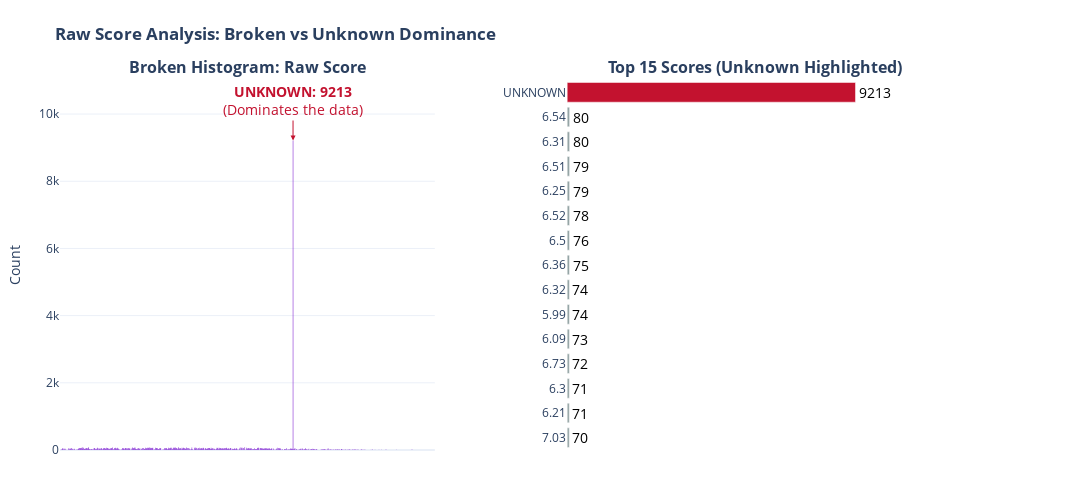
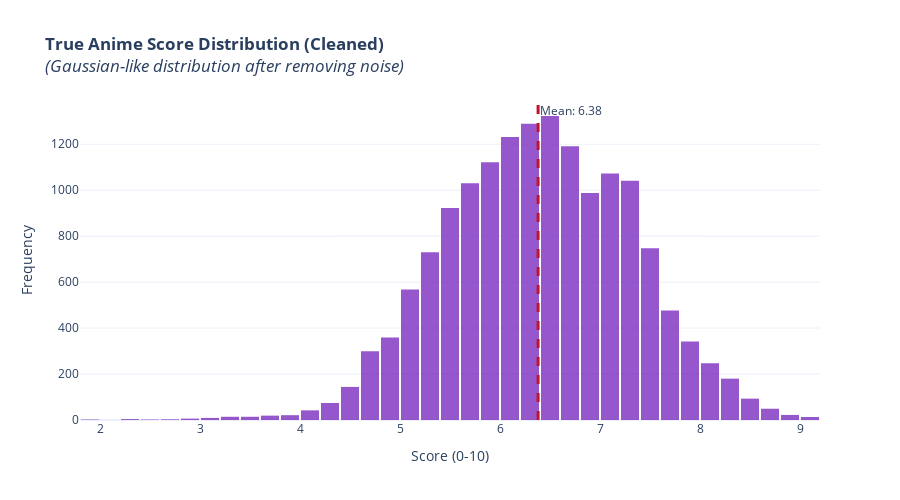

These figures' notebook cell, in order:
### Markdown cell above
## **II. Target Variable: Score**

### **1. Issue Overview**


### **2. Solution**


### **3. Visual Evidence: Misleading (Raw) vs. Correct (Clean) Insights**

### Code cell
import plotly.express as px
from plotly.subplots import make_subplots
import pandas as pd

# --- Prepare Data ---
df_raw_viz = df_anime_dataset_2023.copy()
df_raw_viz['Score'] = df_raw_viz['Score'].astype(str)

unknown_count = df_raw_viz[df_raw_viz['Score']=='UNKNOWN'].shape[0]

score_counts = df_raw_viz['Score'].value_counts().reset_index()
score_counts.columns = ['Score','Frequency']
score_counts['Color'] = score_counts['Score'].apply(lambda x: 'Misleading (Unknown)' if x=='UNKNOWN' else 'Valid Score')
top_scores = score_counts.head(15)

# --- Create Subplots ---
fig = make_subplots(
    rows=1, cols=2,
    subplot_titles=("<b>Broken Histogram: Raw Score<b>", "<b>Top 15 Scores (Unknown Highlighted)<b>"),
    horizontal_spacing=0.15  # khoảng cách giữa 2 chart
)

# --- Chart 1: Histogram ---
hist_fig = px.histogram(df_raw_viz, x='Score', color_discrete_sequence=["#7814cf"])
for trace in hist_fig.data:
    fig.add_trace(trace, row=1, col=1)

fig.add_annotation(
    x='UNKNOWN', y=unknown_count,
    text=f"<b>UNKNOWN: {unknown_count}</b><br>(Dominates the data)",
    showarrow=True, arrowhead=2, ax=0, ay=-40,
    font=dict(color="#C3122F", size=14), arrowcolor="#C3122F",
    row=1, col=1
)

fig.update_xaxes(type='category', row=1, col=1, showticklabels=False)
fig.update_yaxes(title_text="Count", row=1, col=1)

# --- Chart 2: Horizontal Bar ---
bar_fig = px.bar(
    top_scores,
    x='Frequency',
    y='Score',
    orientation='h',
    color='Color',
    color_discrete_map={'Misleading (Unknown)': '#C3122F', 'Valid Score': '#95a5a6'},
    text='Frequency'
)
for trace in bar_fig.data:
    fig.add_trace(trace, row=1, col=2)

# --- Critical Settings to keep text outside ---
fig.update_traces(textposition='outside', textfont=dict(size=14, color='black'), row=1, col=2)

fig.update_yaxes(categoryorder='total ascending', row=1, col=2, showgrid=False, showline=False)
fig.update_xaxes(showticklabels=False, showgrid=False, zeroline=False, showline=False,
                 row=1, col=2, automargin=True, range=[0, max(top_scores['Frequency'])*1.3])

# --- Layout chung ---
fig.update_layout(
    template='plotly_white',
    showlegend=False,
    height=500,
    width=1300,  # tăng chiều rộng tổng thể
    margin=dict(l=60, r=150, t=80, b=50),
    title_text="<b>Raw Score Analysis: Broken vs Unknown Dominance</b>"
)

fig.show()


# 1. Drop NaN just for plotting (Storytelling purpose: Show the valid distribution)
# In prepared_data.csv, Score is already float, but might have NaNs. 
# We visualize the AVAILABLE valid scores.
valid_scores = df_anime_dataset_2023_prep['Score'].dropna()

# 2. Calculate Statistics for Annotation
mean_score = valid_scores.mean()
median_score = valid_scores.median()

# 3. Plot Histogram
fig = px.histogram(
    x=valid_scores,
    nbins=40, # Granular bins
    title='<b>True Anime Score Distribution (Cleaned)</b><br><i>(Gaussian-like distribution after removing noise)</i>',
    color_discrete_sequence=["#7C2EC1"], # Professional Blue
    opacity=0.8
)

# 4. Add Mean Line (Vertical Line)
fig.add_vline(
    x=mean_score, 
    line_width=3, 
    line_dash="dash", 
    line_color="#C3122F",
    annotation_text=f"Mean: {mean_score:.2f}", 
    annotation_position="top right"
)

# 5. Declutter
fig.update_layout(
    template='plotly_white',
    xaxis_title="Score (0-10)",
    yaxis_title="Frequency",
    bargap=0.1,
    height=500
)

fig.show()

### Figure 1 — Plotly figure (JSON) as saved in the notebook; plotly's stock layout.template omitted (floating-point values rounded to 4 significant figures; data arrays with more than 128 entries replaced by an {"elided": "..."} marker saying what was removed)
{"data": [{"bingroup": "x", "hovertemplate": "Score=%{x}<br>count=%{y}<extra></extra>", "legendgroup": "", "marker": {"color": "#7814cf", "pattern": {"shape": ""}}, "name": "", "orientation": "v", "showlegend": false, "type": "histogram", "x": {"elided": "24905 str values"}, "xaxis": "x", "yaxis": "y"}, {"hovertemplate": "Color=Misleading (Unknown)<br>Frequency=%{text}<br>Score=%{y}<extra></extra>", "legendgroup": "Misleading (Unknown)", "marker": {"color": "#C3122F", "pattern": {"shape": ""}}, "name": "Misleading (Unknown)", "orientation": "h", "showlegend": true, "text": [9213.0], "textfont": {"color": "black", "size": 14}, "textposition": "outside", "type": "bar", "x": [9213], "xaxis": "x2", "y": ["UNKNOWN"], "yaxis": "y2"}, {"hovertemplate": "Color=Valid Score<br>Frequency=%{text}<br>Score=%{y}<extra></extra>", "legendgroup": "Valid Score", "marker": {"color": "#95a5a6", "pattern": {"shape": ""}}, "name": "Valid Score", "orientation": "h", "showlegend": true, "text": [80.0, 80.0, 79.0, 79.0, 78.0, 76.0, 75.0, 74.0, 74.0, 73.0, 72.0, 71.0, 71.0, 70.0], "textfont": {"color": "black", "size": 14}, "textposition": "outside", "type": "bar", "x": [80, 80, 79, 79, 78, 76, 75, 74, 74, 73, 72, 71, 71, 70], "xaxis": "x2", "y": ["6.31", "6.54", "6.25", "6.51", "6.52", "6.5", "6.36", "5.99", "6.32", "6.09", "6.73", "6.21", "6.3", "7.03"], "yaxis": "y2"}], "layout": {"annotations": [{"font": {"size": 16}, "showarrow": false, "text": "<b>Broken Histogram: Raw Score<b>", "x": 0.2125, "xanchor": "center", "xref": "paper", "y": 1, "yanchor": "bottom", "yref": "paper"}, {"font": {"size": 16}, "showarrow": false, "text": "<b>Top 15 Scores (Unknown Highlighted)<b>", "x": 0.7875, "xanchor": "center", "xref": "paper", "y": 1, "yanchor": "bottom", "yref": "paper"}, {"arrowcolor": "#C3122F", "arrowhead": 2, "ax": 0, "ay": -40, "font": {"color": "#C3122F", "size": 14}, "showarrow": true, "text": "<b>UNKNOWN: 9213</b><br>(Dominates the data)", "x": "UNKNOWN", "xref": "x", "y": 9213, "yref": "y"}], "height": 500, "margin": {"b": 50, "l": 60, "r": 150, "t": 80}, "showlegend": false, "title": {"text": "<b>Raw Score Analysis: Broken vs Unknown Dominance</b>"}, "width": 1300, "xaxis": {"anchor": "y", "domain": [0, 0.425], "showticklabels": false, "type": "category"}, "xaxis2": {"anchor": "y2", "automargin": true, "domain": [0.575, 1], "range": [0, 11980.0], "showgrid": false, "showline": false, "showticklabels": false, "zeroline": false}, "yaxis": {"anchor": "x", "domain": [0, 1], "title": {"text": "Count"}}, "yaxis2": {"anchor": "x2", "categoryorder": "total ascending", "domain": [0, 1], "showgrid": false, "showline": false}}}

### Figure 2 — Plotly figure (JSON) as saved in the notebook; plotly's stock layout.template omitted (floating-point values rounded to 4 significant figures; data arrays with more than 128 entries replaced by an {"elided": "..."} marker saying what was removed)
{"data": [{"bingroup": "x", "hovertemplate": "x=%{x}<br>count=%{y}<extra></extra>", "legendgroup": "", "marker": {"color": "#7C2EC1", "opacity": 0.8, "pattern": {"shape": ""}}, "name": "", "nbinsx": 40, "orientation": "v", "showlegend": false, "type": "histogram", "x": {"elided": "15692 float values"}, "xaxis": "x", "yaxis": "y"}], "layout": {"annotations": [{"showarrow": false, "text": "Mean: 6.38", "x": 6.381, "xanchor": "left", "xref": "x", "y": 1, "yanchor": "top", "yref": "y domain"}], "bargap": 0.1, "barmode": "relative", "height": 500, "legend": {"tracegroupgap": 0}, "shapes": [{"line": {"color": "#C3122F", "dash": "dash", "width": 3}, "type": "line", "x0": 6.381, "x1": 6.381, "xref": "x", "y0": 0, "y1": 1, "yref": "y domain"}], "title": {"text": "<b>True Anime Score Distribution (Cleaned)</b><br><i>(Gaussian-like distribution after removing noise)</i>"}, "xaxis": {"anchor": "y", "domain": [0, 1], "title": {"text": "Score (0-10)"}}, "yaxis": {"anchor": "x", "domain": [0, 1], "title": {"text": "Frequency"}}}}
